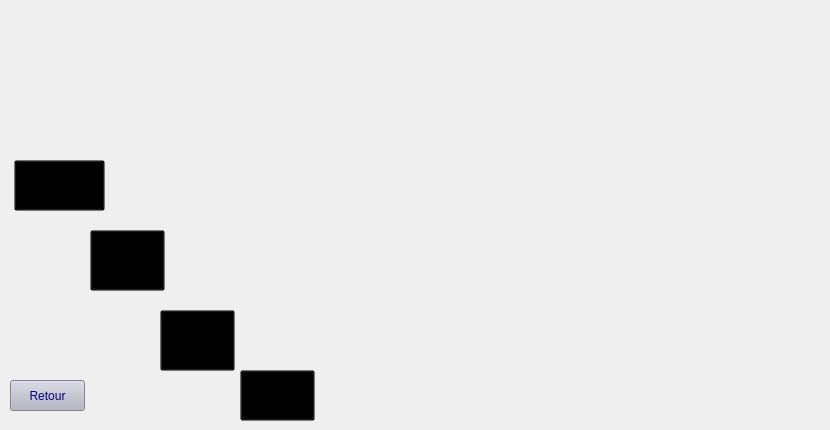
      <widget class="QWidget" name="gererplace">
       <widget class="QLabel" name="label_6">
        <property name="geometry">
         <rect>
          <x>-10</x>
          <y>0</y>
          <width>821</width>
          <height>421</height>
         </rect>
        </property>
        <property name="styleSheet">
         <string notr="true">background-image: url(:/photointegrationparking/gererzone.png);</string>
        </property>
        <property name="text">
         <string/>
        </property>
       </widget>
       <widget class="QPushButton" name="ajouterplace">
        <property name="geometry">
         <rect>
          <x>90</x>
          <y>230</y>
          <width>75</width>
          <height>61</height>
         </rect>
        </property>
        <property name="styleSheet">
         <string notr="true">background-color: transparent;</string>
        </property>
        <property name="text">
         <string/>
        </property>
       </widget>
       <widget class="QPushButton" name="modifierplace">
        <property name="geometry">
         <rect>
          <x>240</x>
          <y>370</y>
          <width>75</width>
          <height>51</height>
         </rect>
        </property>
        <property name="styleSheet">
         <string notr="true">background-color: transparent;</string>
        </property>
        <property name="text">
         <string/>
        </property>
       </widget>
       <widget class="QPushButton" name="supprimer_4">
        <property name="geometry">
         <rect>
          <x>160</x>
          <y>310</y>
          <width>75</width>
          <height>61</height>
         </rect>
        </property>
        <property name="styleSheet">
         <string notr="true">background-color: transparent;</string>
        </property>
        <property name="text">
         <string/>
        </property>
       </widget>
       <widget class="QPushButton" name="afficher_2">
        <property name="geometry">
         <rect>
          <x>14</x>
          <y>160</y>
          <width>91</width>
          <height>51</height>
         </rect>
        </property>
        <property name="styleSheet">
         <string notr="true">background-color: transparent;</string>
        </property>
        <property name="text">
         <string/>
        </property>
       </widget>
       <widget class="QPushButton" name="retour_5">
        <property name="geometry">
         <rect>
          <x>10</x>
          <y>380</y>
          <width>75</width>
          <height>31</height>
         </rect>
        </property>
        <property name="styleSheet">
         <string notr="true">#retour_5{
	font: 18pt &quot;Bahnschrift&quot;;

	background-color: rgb(179, 179, 193);
	
	
	
	color: rgb(0, 0, 127);
	
;}


#retour_5:hover{
;

	color: rgb(255, 255, 255);
	background-color: rgb(4, 44, 89);
	}</string>
        </property>
        <property name="text">
         <string>Retour</string>
        </property>
       </widget>
      </widget>
